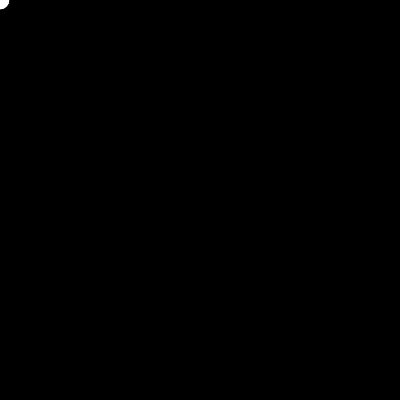
Frame 1 (no input)
Frame 60 (no input): identical to frame 1, image omitted
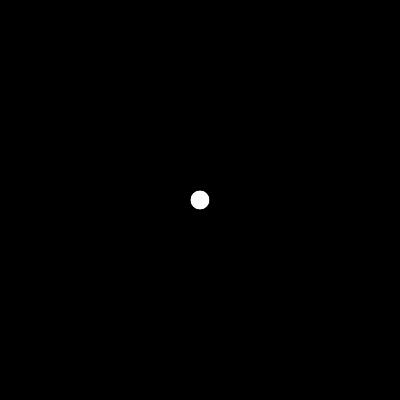
Frame 120 (the mouse pressed at the canvas centre since frame 60)

The p5.js sketch that drew these frames (run headless with seeded random() and noise() and a simulated clock; from frame 60 on, the mouse is pressed at the canvas centre):

// p5.js sketch
// ── sketch.js
function setup() {
  createCanvas(400, 400);
}

function draw() {
  background(0);  
  circle(mouseX, mouseY, 20)

}
// ── script.js
function setup()
{
    createCanvas(300,300)
}

function draw()
{
    background(0)
    circle(mouseX, mouseY, 20)
}
